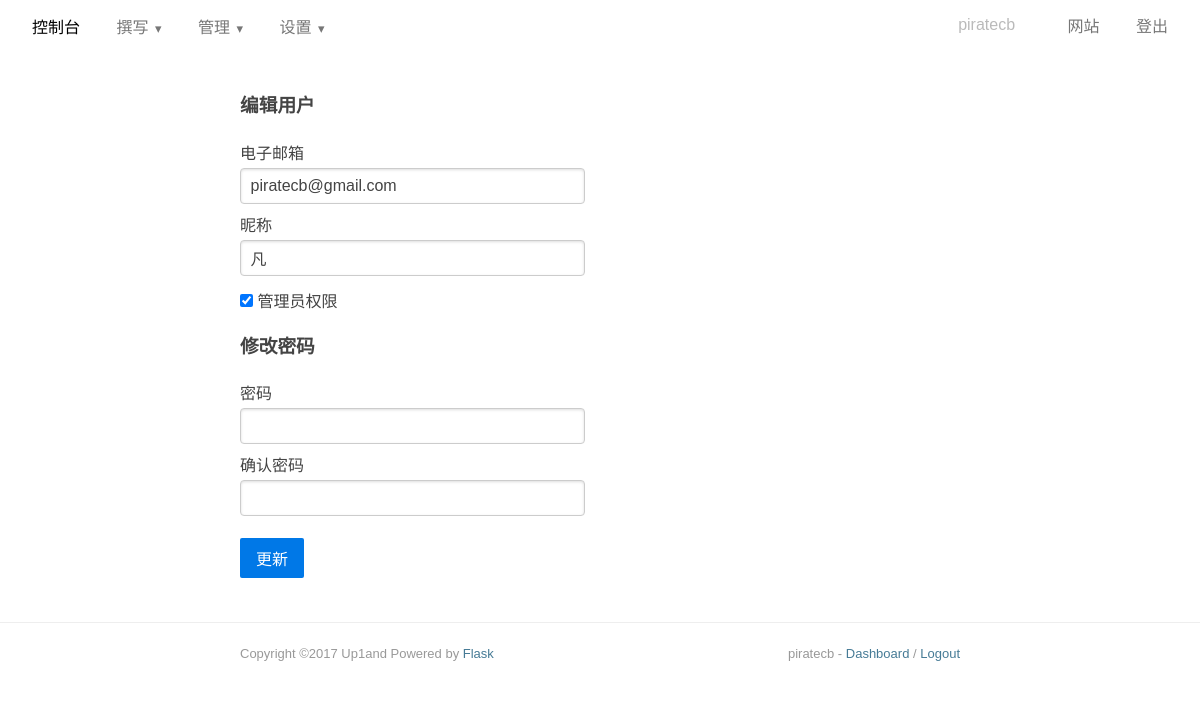
The page /dashboard/user (signed in) on the database as committed earlier.
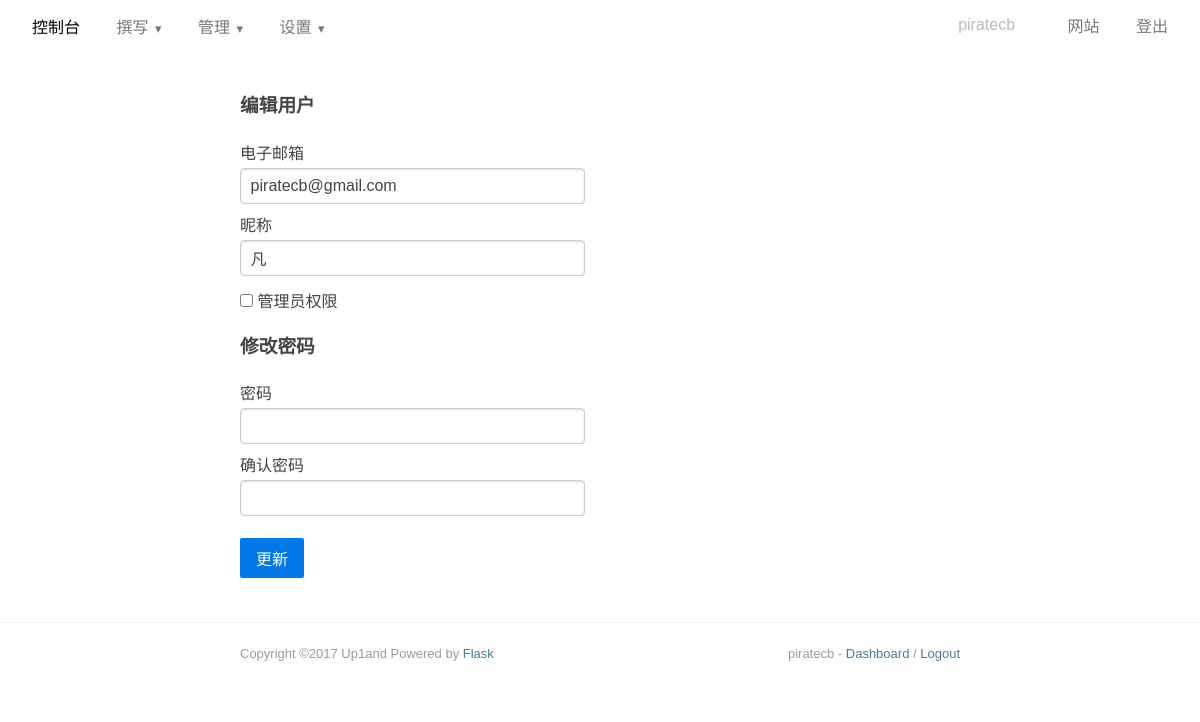
The same page on the database as committed later.
### app/models.py (models this page shows, shortened)
class User(db.Model):
    __tablename__ = 'users'
    id = db.Column(db.Integer, primary_key=True)
    username = db.Column(db.String(64), unique=True, index=True)
    nickname = db.Column(db.String(64))
    email = db.Column(db.String(64))
    password_hash = db.Column(db.String)
    token = db.Column(db.String)
    role = db.Column(db.Boolean)
    posts = db.relationship('Post', backref='author', lazy='dynamic')
    @property
    def password(self):
        raise AttributeError('password is not a readable attribute')

### app/dashboard/views.py (the view, shortened to what this page needs)
@dashboard.route('/user', methods=['GET', 'POST'])
@login_required
def user():
    form = UserEditForm()
    form.email.data = current_user.email
    form.nickname.data = current_user.nickname
    form.role.data = current_user.role
    return render_template('dashboard/user.html', form=form)

### app/dashboard/forms.py
class UserEditForm(FlaskForm):
    password = PasswordField('密码', validators=[EqualTo('password_confirm', message='密码必须相等')])
    password_confirm = PasswordField('确认密码')
    nickname = StringField('昵称', validators=[Length(1, 64)])
    email = StringField('电子邮箱', validators=[Length(1, 64), Email()])
    role = BooleanField('管理员')
    submit = SubmitField('更新')

### app/models.py (called while the page is built)
@login_manager.user_loader
def load_user(user_id):
    return User.query.get(int(user_id))

### app/templates/dashboard/user.html (shortened to what this page needs)
{% extends "dashboard/base.html" %}
{% block content %}
<div class="update-user">
    <form class="pure-form pure-form-stacked" action="" method="POST">
        <fieldset>
            <h3>编辑用户</h3>
            <div class="pure-u-1-2">
                {{ form.email.label }}
                {{ form.email(id='email', class="pure-u-23-24") }}
            </div>
            <div class="pure-u-1-2">
                {{ form.nickname.label }}
                {{ form.nickname(id='nickname', class="pure-u-23-24") }}
            </div>
            <label for="role" class="pure-checkbox">
                {{ form.role }} 管理员权限
            </label>
            <h3>修改密码</h3>
            <div class="pure-u-1-2">
                {{ form.password.label }}
                {{ form.password(id='password', class="pure-u-23-24") }}
            </div>
            <div class="pure-u-1-2">
                {{ form.password_confirm.label }}
                {{ form.password_confirm(id='password_confirm', class="pure-u-23-24") }}
            </div>
            <br>
            <br>
            {{ form.submit(class='pure-button pure-button-primary') }}
        </fieldset>
    </form>
</div>
{% endblock %}

### app/templates/dashboard/header.html (shortened to what this page needs)
<div class="header pure-g">
    <div class="wrapper pure-u-1">
        <div class="menu-dashboard">
            <div class="pure-menu pure-menu-horizontal">
                <ul class="pure-menu-list">
                    <li class="pure-menu-item pure-menu-selected"><a href="{{ url_for('dashboard.index') }}" class="pure-menu-link">控制台</a></li>
                    <li class="pure-menu-item pure-menu-has-children pure-menu-allow-hover">
                        <a href="#" class="pure-menu-link">撰写</a>
                    </li>
                    <li class="pure-menu-item pure-menu-has-children pure-menu-allow-hover">
                        <a href="#" class="pure-menu-link">管理</a>
                    </li>
                    <li class="pure-menu-item pure-menu-has-children pure-menu-allow-hover">
                        <a href="#" class="pure-menu-link">设置</a>
                    </li>
                </ul>
            </div>
        </div>
        <div class="menu-profile">
            <div class="pure-menu pure-menu-horizontal">
                <ul class="pure-menu-list">
                    <li class="pure-menu-item pure-menu-disabled"><a href="#" class="pure-menu-link">{{ current_user.username }}</a></li>
                    <li class="pure-menu-item"><a href="{{ url_for('main.index') }}" class="pure-menu-link">网站</a></li>
                    <li class="pure-menu-item"><a href="{{ url_for('main.logout') }}" class="pure-menu-link">登出</a></li>
                </ul>
            </div>
        </div>
    </div>
</div>

### app/templates/footer.html
<div class="footer pure-g">
    <div class="wrapper pure-u-1 pure-u-md-4-5 pure-u-lg-3-5">
        <p>
            Copyright ©2017 Up1and Powered by <a class="banquan" href="https://github.com/pallets/flask">Flask</a>
            <span style="float: right">
                {% if current_user.is_authenticated %}
                {{ current_user.username }} -
                <a href="{{ url_for('dashboard.index') }}">Dashboard</a> /
                <a href="{{ url_for('main.logout') }}">Logout</a>
                {% else %}
                <a href="{{ url_for('main.login') }}">Login</a>
                {% endif %}
            </span>
        </p>
    </div>
</div>

Rows that differ between the two databases and show on the page:
changed User "piratecb": role "☑" → "☐"
